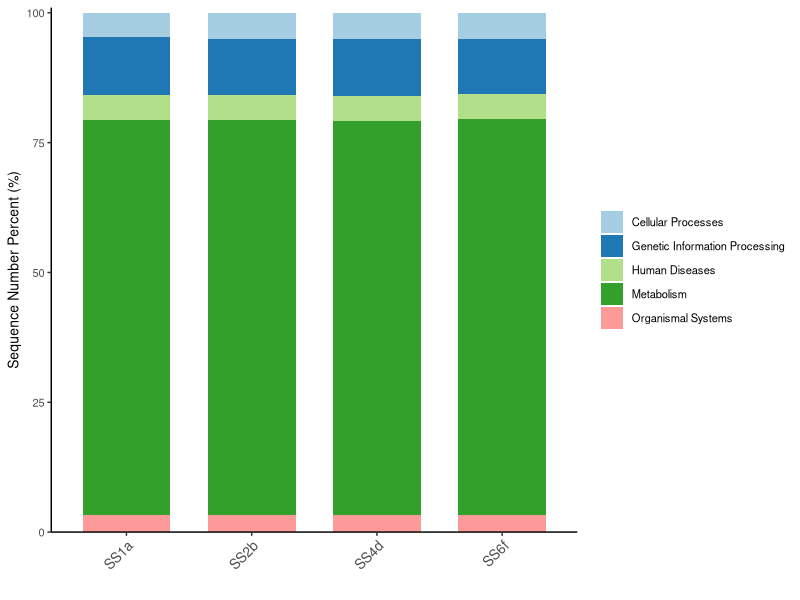

The R script that drew this image:
library(reshape2)
library(ggplot2)
library(RColorBrewer)


setwd("~/Desktop")

input <-"orthology	SS1a	SS2b	SS4d	SS6f
Cellular Processes	1043.46695971666	1130.12369575165	1127.80805731065	1121.18281700054
Genetic Information Processing	2437.41424028416	2411.48311365592	2445.06164575861	2381.29336405548
Human Diseases	1072.34340818909	1075.03490222703	1085.23570402328	1063.90694939557
Metabolism	16777.814941205	16972.4048662481	16887.013064746	17014.8696756497
Organismal Systems	745.907810475781	732.473855575721	737.041596809044	741.520367306097"

data<-read.table(text=input, header=T, row.name = 1, sep="\t")
class(data)
data2<-t(data[,order(colnames(data))])
head(data2)
class(data2)
data3<-prop.table(data2, margin=1)

rowSums(data3)
head(data3)

data4<-data3*100

data5<-melt(data4, id.var="SampleID")
colnames(data5)<-c('SampleID', 'Function', 'Proportion')
pallet<-c(brewer.pal(12,"Paired"),brewer.pal(8,"Set2")[-c(7,8)],brewer.pal(8,"Dark2"),brewer.pal(12,"Set3"),brewer.pal(8,"Accent"),brewer.pal(11,"Spectral"))


p<-ggplot(data5, aes(x = SampleID, y = Proportion, fill = Function)) + 
	geom_bar(stat = "identity",width = 0.7)+
  	guides(fill=guide_legend(title = NULL))+
  	scale_fill_manual(values = pallet)+
 	xlab("")+ylab("Sequence Number Percent (%)")+theme_bw()+
  	theme(text = element_text(size = 10),
        panel.grid.major = element_blank(),panel.grid.minor = element_blank(),
        axis.line = element_line(),panel.border =  element_blank(),
        axis.text.x = element_text(angle = 45,size = 10,hjust = 1))+
  	scale_y_continuous(limits=c(0,101), expand = c(0, 0)
)


#ggsave(plot = p,filename = "all.merged.abundance.KeepID.Pathway.Level1.png" ,width = 10,height = 8,dpi = 300)
ggsave(plot = p,filename = "All.Function.abundance.KeepID.Pathway.Level1.pdf" ,width = 10,height = 8,dpi = 300)


